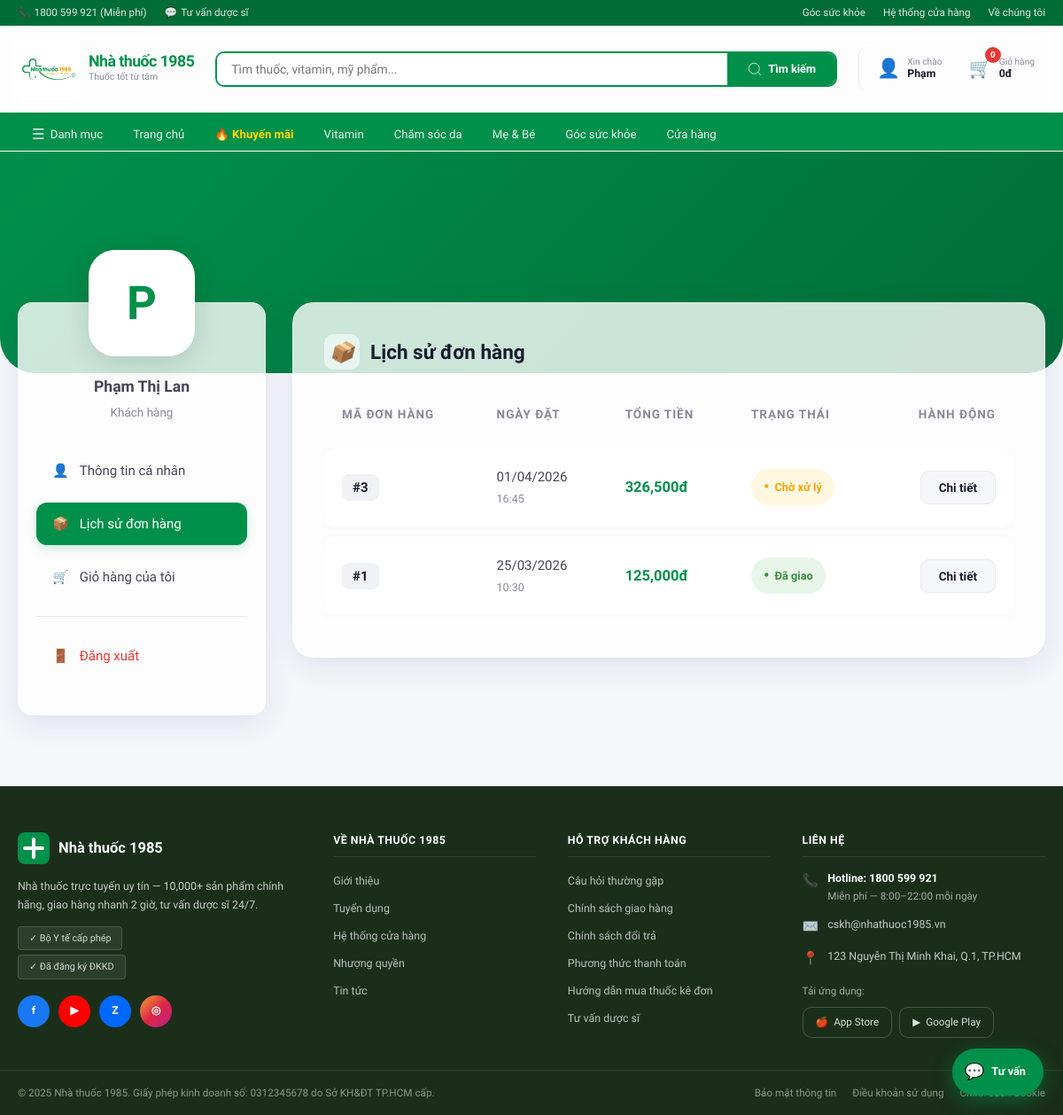
Page /account/orders (signed in) on the committed database.
### tables this page shows
CREATE TABLE orders (
    order_id INT PRIMARY KEY AUTO_INCREMENT,
    user_id INT NOT NULL,
    voucher_id INT,
    
     
    shipping_name VARCHAR(100) NOT NULL,
    shipping_phone VARCHAR(20) NOT NULL,
    shipping_address TEXT NOT NULL,
    shipping_note TEXT,
    
     
    subtotal DECIMAL(15, 2) NOT NULL COMMENT 'Tổng tiền trước giảm giá',
    discount_amount DECIMAL(12, 2) DEFAULT 0,
    shipping_fee DECIMAL(10, 2) DEFAULT 0,
    total_amount DECIMAL(15, 2) NOT NULL COMMENT 'Tổng tiền sau giảm giá + ship',
    
     
    has_prescription BOOLEAN DEFAULT FALSE COMMENT 'Có đính kèm đơn thuốc không',
    prescription_image VARCHAR(255) COMMENT 'Đường dẫn ảnh đơn thuốc',
    prescription_verified BOOLEAN DEFAULT FALSE COMMENT 'Dược sĩ đã duyệt đơn',
    verified_by INT COMMENT 'Dược sĩ duyệt đơn',
    verified_at DATETIME,
    
     
    status ENUM('pending', 'confirmed', 'preparing', 'shipping', 'completed', 'cancelled') DEFAULT 'pending',
    payment_status ENUM('unpaid', 'paid', 'refunded') DEFAULT 'unpaid',
    payment_method ENUM('cod', 'bank_transfer', 'e_wallet') DEFAULT 'cod',
    
     
    admin_note TEXT COMMENT 'Ghi chú nội bộ của admin',
    cancel_reason TEXT,
    
    order_date TIMESTAMP DEFAULT CURRENT_TIMESTAMP,
    updated_at TIMESTAMP DEFAULT CURRENT_TIMESTAMP ON UPDATE CURRENT_TIMESTAMP,
    
    FOREIGN KEY (user_id) REFERENCES users(user_id) ON DELETE RESTRICT,
    FOREIGN KEY (voucher_id) REFERENCES vouchers(voucher_id) ON DELETE SET NULL,
    FOREIGN KEY (verified_by) REFERENCES users(user_id) ON DELETE SET NULL,
    INDEX idx_user (user_id),
    INDEX idx_status (status),
    INDEX idx_date (order_date),
    INDEX idx_prescription (has_prescription, prescription_verified)
);

### app/controllers/AccountController.php (called while the page is built, shortened)
<?php
require_once __DIR__ . '/../Models/OrderModel.php';
class AccountController extends BaseController {
    private $orderModel;
    public function __construct() {
        $this->orderModel = new OrderModel();
    }
    public function orders() {
        $orders = $this->orderModel->getOrdersByUserId($_SESSION['user_id']);
        $this->loadView('user/orders', [
            'orders' => $orders,
            'pageTitle' => 'Lịch sử đơn hàng'
        ]);
    }
}

### app/models/BaseModel.php (called while the page is built, shortened)
<?php
class BaseModel {
    public function __construct() {
        try {
            $dsn = "mysql:host=" . DB_HOST . ";dbname=" . DB_NAME . ";charset=utf8mb4";
            $this->db = new PDO($dsn, DB_USER, DB_PASS);
        } catch (PDOException $e) {
            die("Lỗi kết nối: " . $e->getMessage());
        }
    }
}

### app/models/OrderModel.php (called while the page is built, shortened)
<?php
require_once __DIR__ . '/BaseModel.php';
class OrderModel extends BaseModel {
    public function getOrdersByUserId($userId) {
        $sql = "SELECT * FROM orders WHERE user_id = :user_id ORDER BY order_date DESC";
        $stmt = $this->db->prepare($sql);
        $stmt->execute(['user_id' => $userId]);
        return $stmt->fetchAll(PDO::FETCH_ASSOC);
    }
}

### app/views/user/orders.php (the view, shortened to what this page needs)
<?php include __DIR__ . '/../layout/header.php'; ?>
<div class="profile-header-banner"></div>
<div class="container animate-fade-up">
    <div class="profile-container">
        <aside class="glass-card profile-sidebar">
            <div class="user-avatar-wrap">
                <div class="user-avatar-main">
                    <?= strtoupper(substr($_SESSION['user']['name'], 0, 1)) ?>
                </div>
            </div>
            <div style="text-align: center;">
                <h3 style="font-weight: 700; margin-bottom: 5px;"><?= htmlspecialchars($_SESSION['user']['name']) ?></h3>
                <p style="color: var(--text-muted); font-size: 0.9rem;"><?= htmlspecialchars($_SESSION['email'] ?? 'Khách hàng') ?></p>
            </div>
            <ul class="sidebar-menu">
                <li>
                    <a href="<?= BASE_URL ?>account">
                        <span>👤</span> Thông tin cá nhân
                    </a>
                </li>
                <li>
                    <a href="<?= BASE_URL ?>account/orders" class="active">
                        <span>📦</span> Lịch sử đơn hàng
                    </a>
                </li>
                <li>
                    <a href="<?= BASE_URL ?>cart">
                        <span>🛒</span> Giỏ hàng của tôi
                    </a>
                </li>
                <li style="margin-top: 20px; border-top: 1px solid var(--border); padding-top: 20px;">
                    <a href="<?= BASE_URL ?>auth/logout" style="color: var(--red);">
                        <span>🚪</span> Đăng xuất
                    </a>
                </li>
            </ul>
        </aside>
        <main class="orders-main-content">
            <section class="glass-card orders-section-card">
                <div class="section-title-premium">
                    <i>📦</i>
                    <span>Lịch sử đơn hàng</span>
                </div>
                <?php if (empty($orders)): ?>
                    <div style="text-align: center; padding: 60px 20px;">
                        <div style="font-size: 5rem; margin-bottom: 20px; filter: grayscale(1);">📦</div>
                        <h3 style="margin-bottom: 10px;">Bạn chưa có đơn hàng nào</h3>
                        <p style="color: var(--text-muted); margin-bottom: 30px;">Các đơn hàng bạn đã mua sẽ xuất hiện tại đây.</p>
                        <a href="<?= BASE_URL ?>products" class="btn-premium">🛒 Bắt đầu mua sắm</a>
                    </div>
                <?php else: ?>
                    <div class="premium-table-wrap">
                        <table class="premium-table">
                            <thead>
                                <tr>
                                    <th>Mã Đơn Hàng</th>
                                    <th>Ngày Đặt</th>
                                    <th>Tổng Tiền</th>
                                    <th>Trạng Thái</th>
                                    <th style="text-align: right;">Hành Động</th>
                                </tr>
                            </thead>
                            <tbody>
                                <?php foreach ($orders as $o): ?>
                                    <tr>
                                        <td>
                                            <span class="order-id-badge">#<?= $o['order_id'] ?></span>
                                        </td>
                                        <td>
                                            <div style="font-weight: 500;"><?= date('d/m/Y', strtotime($o['order_date'])) ?></div>
                                            <small style="color: var(--text-muted);"><?= date('H:i', strtotime($o['order_date'])) ?></small>
                                        </td>
                                        <td>
                                            <div style="font-weight: 700; color: var(--green); font-size: 1.1rem;">
                                                <?= number_format($o['total_amount']) ?>đ
                                            </div>
                                        </td>
                                        <td>
                                            <?php
                                                $statusClasses = [
                                                    'pending' => 'status-pending',
                                                    'confirmed' => 'status-confirmed',
                                                    'shipping' => 'status-shipping',
                                                    'completed' => 'status-completed',
                                                    'cancelled' => 'status-cancelled'
                                                ];
                                                $statusTexts = [
                                                    'pending' => 'Chờ xử lý',
                                                    'confirmed' => 'Đã xác nhận',
                                                    'shipping' => 'Đang giao',
                                                    'completed' => 'Đã giao',
                                                    'cancelled' => 'Đã hủy'
                                                ];
                                                $class = $statusClasses[$o['status']] ?? '';
                                                $text = $statusTexts[$o['status']] ?? ucfirst($o['status']);
                                            ?>
                                            <span class="status-pill <?= $class ?>">
                                                <span style="font-size: 1.2rem;">•</span> <?= $text ?>
                                            </span>
                                        </td>
                                        <td style="text-align: right;">
                                            <a href="<?= BASE_URL ?>account/order_detail?id=<?= $o['order_id'] ?>" class="btn-view-detail">
                                                Chi tiết
                                            </a>
                                        </td>
                                    </tr>
                                <?php endforeach; ?>
                            </tbody>
                        </table>
                    </div>
                <?php endif; ?>
            </section>
        </main>
    </div>
</div>
<?php include __DIR__ . '/../layout/footer.php'; ?>

### public/css/premium.css (style rules this page uses)
:root { --glass-bg: rgba(255, 255, 255, 0.8); --glass-border: rgba(255, 255, 255, 0.3); --glass-shadow: 0 8px 32px 0 rgba(31, 38, 135, 0.1); --gradient-primary: linear-gradient(135deg, #00904a 0%, #006d37 100%); --gradient-accent: linear-gradient(135deg, #ff6b00 0%, #ff8c00 100%); }
.glass-card { background: var(--glass-bg); backdrop-filter: blur(8px); -webkit-backdrop-filter: blur(8px); border: 1px solid var(--glass-border); box-shadow: var(--glass-shadow); border-radius: var(--radius-lg); transition: transform 0.3s ease, box-shadow 0.3s ease; }
.animate-fade-up { animation: fadeInUp 0.6s ease-out forwards; }

### public/css/variables.css (style rules this page uses)
:root { --green: #00904a; --green-dark: #006d37; --green-light: #e8f5ee; --green-mid: #c8e6d4; --orange: #ff6b00; --orange-light: #fff3e8; --red: #e53935; --blue: #1565c0; --text-main: #1a1a2e; --text-body: #444455; --text-muted: #888899; --text-light: #aaaabd; --border: #e8eaed; --bg-page: #f5f6fa; --bg-white: #ffffff; --radius-sm: 6px; --radius: 10px; --radius-lg: 16px; --shadow-sm: 0 2px 8px rgba(0,0,0,.06); --shadow: 0 4px 16px rgba(0,0,0,.09); --shadow-lg: 0 8px 32px rgba(0,0,0,.13); --transition: .22s cubic-bezier(.4,0,.2,1); --font-main: 'Be Vietnam Pro', sans-serif; --font-alt: 'Nunito', sans-serif; --container: 1240px; }
*, *::before, *::after { box-sizing: border-box; margin: 0; padding: 0; }
html { scroll-behavior: smooth; font-size: 15px; }
body { font-family: var(--font-main); color: var(--text-body); background: var(--bg-page); line-height: 1.6; -webkit-font-smoothing: antialiased; }
a { text-decoration: none; color: inherit; }
ul { list-style: none; }
.container { max-width: var(--container); margin: 0 auto; padding: 0 20px; }

### app/views/user/orders.php (style rules this page uses)
.profile-container { display: grid; grid-template-columns: 280px 1fr; gap: 30px; margin-top: -80px; position: relative; z-index: 2; }
.profile-header-banner { height: 250px; background: var(--gradient-primary); border-radius: 0 0 40px 40px; margin-bottom: 0; }
.profile-sidebar { height: fit-content; padding: 30px 20px; }
.user-avatar-wrap { position: relative; width: 120px; height: 120px; margin: -90px auto 20px; }
.user-avatar-main { width: 100%; height: 100%; background: white; color: var(--green); border-radius: 30px; display: flex; align-items: center; justify-content: center; font-size: 3.5rem; font-weight: 800; box-shadow: var(--shadow-lg); border: 4px solid white; }
.sidebar-menu { list-style: none; padding: 0; margin-top: 30px; }
.sidebar-menu li { margin-bottom: 12px; }
.sidebar-menu a { display: flex; align-items: center; gap: 12px; padding: 12px 18px; border-radius: 12px; color: var(--text-body); font-weight: 500; transition: all 0.3s ease; }
.sidebar-menu a.active { background: var(--green); color: white; box-shadow: 0 4px 12px rgba(0, 144, 74, 0.2); }
.orders-main-content { display: flex; flex-direction: column; gap: 30px; }
.orders-section-card { padding: 35px; border-radius: 24px; }
.section-title-premium { display: flex; align-items: center; gap: 12px; margin-bottom: 25px; font-size: 1.5rem; font-weight: 700; color: var(--text-main); }
.section-title-premium i { color: var(--green); background: var(--green-light); width: 40px; height: 40px; display: flex; align-items: center; justify-content: center; border-radius: 10px; }
.premium-table-wrap { overflow-x: auto; }
.premium-table { width: 100%; border-collapse: separate; border-spacing: 0 12px; margin-top: -12px; }
.premium-table th { padding: 15px 20px; text-align: left; color: var(--text-muted); font-weight: 600; font-size: 0.9rem; text-transform: uppercase; letter-spacing: 1px; }
.premium-table tbody tr { background: white; transition: all 0.3s ease; box-shadow: 0 2px 8px rgba(0,0,0,0.02); }
.premium-table td { padding: 20px; vertical-align: middle; }
.premium-table td:first-child { border-radius: 15px 0 0 15px; }
.premium-table td:last-child { border-radius: 0 15px 15px 0; }
.order-id-badge { font-weight: 700; color: var(--text-main); background: #f0f2f5; padding: 6px 12px; border-radius: 8px; }
.status-pill { display: inline-flex; align-items: center; gap: 6px; padding: 6px 14px; border-radius: 50px; font-size: 0.85rem; font-weight: 700; }
.status-pending { background: #fff8e1; color: #ffa000; }
.status-completed { background: #e8f5e9; color: #388e3c; }
.btn-view-detail { background: var(--bg-page); color: var(--text-main); padding: 10px 20px; border-radius: 10px; font-weight: 600; font-size: 0.9rem; border: 1px solid var(--border); transition: all 0.3s ease; }

### rows in the picture
orders: order_id "3", order_date "01/04/2026", order_date "16:45", total_amount "326,500", status "Chờ xử lý"
orders: order_id "1", order_date "25/03/2026", order_date "10:30", total_amount "125,000", status "Đã giao"

### other values in the picture
explode(' ', $_SESSION['user']['name'])[0] "Phạm"
$cartItemCount "0"
substr($_SESSION['user']['name'], 0, 1) "P"
$_SESSION['user']['name'] "Phạm Thị Lan"
$_SESSION['email'] "Khách hàng"
